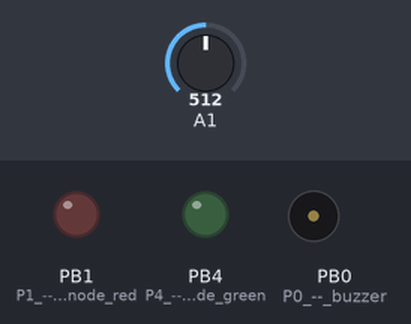
A sketch run on a simulated ATtiny85, built with avr-gcc and run on an emulated ATtiny85. Shown: output pins drawn as LEDs (lit = HIGH), buzzer (waves = sounding, pin HIGH). The test bench sets the inputs (shaded band); at power-on: A1 = 512.

Above: at 0.1 s.
At 2.05 s:
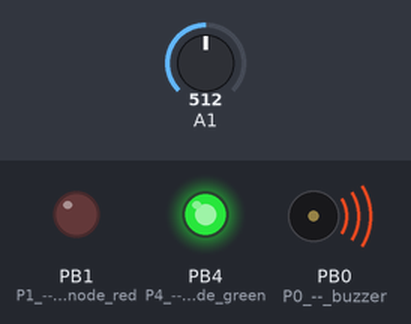
At 2.75 s:
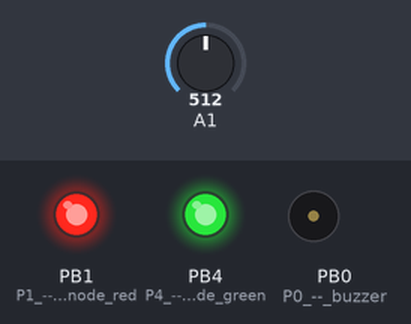
At 3.5 s:
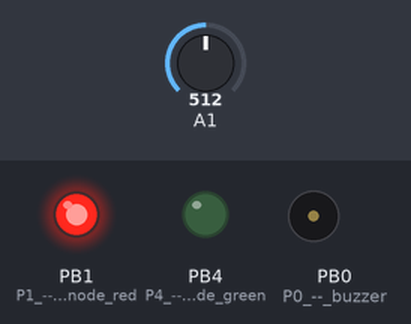
Timing chart, 0 to 5.0 s (numbered marks = the images above):
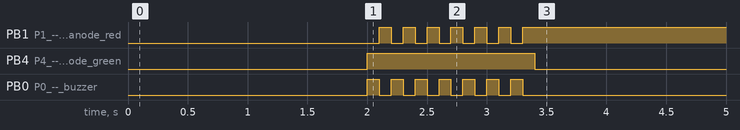

Measured:
- by itself, PB1 (P1_--_common_anode_red): alternates HIGH for 0.10 s and LOW for 0.10 s, 13 changes in all, then stays HIGH
- by itself, PB4 (P4_--_common_anode_green): LOW → HIGH at 2.0 s, → LOW 1.4 s later
- by itself, PB0 (P0_--_buzzer): alternates HIGH for 0.10 s and LOW for 0.10 s, 14 changes in all, then stays LOW

The sketch:

Detection_Code_Digispark.ino
```cpp
float sensorValue;  //variable to store sensor value
bool flag = true; // Control loop
void setup()
{
  delay(2000); // allow the MQ3 to warm up
  pinMode(0,OUTPUT); // P0 -- buzzer
  pinMode(1,OUTPUT); // P1 -- common anode red
  pinMode(4,OUTPUT); // P4 -- common anode green
  pinMode(2,INPUT);  // P2 -- Sensor
}

void loop()
{
  sensorValue = analogRead(1); // read analog input pin P2
  digitalWrite(4,LOW);
  digitalWrite(1,HIGH);
  if(sensorValue > 400)
  {
   if(flag == true)
   {
        for (int i = 0; i <= 6; i++)
       {
          digitalWrite(4,HIGH);
          digitalWrite(0,HIGH);
          digitalWrite(1,LOW);
          delay(100);        // ...for 100 micro sec
          digitalWrite(0,LOW);
          digitalWrite(1,HIGH);
          delay(100);        // ...for 100 micro sec
       }
       flag = false;
    }
  }
  else
  {
      flag = true ;
      delay(1000);
  }
}
```
